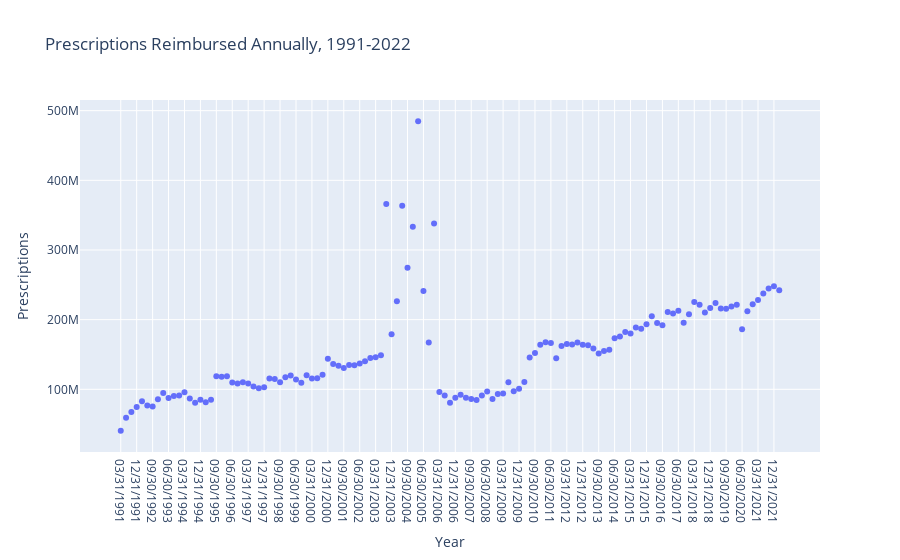

Notebook code for this chart:
### Markdown cell above
Having removed these values, we'll update and plot the data again.

### Code cell
# collect prescription data by quarter

# empty dict for data
quarterly_dict = {}

# loop through states, then years
for state in states:

        # create state specific sub-dictionary
        quarterly_dict[state] = {}
        
        # loop through years
        for table_name in tables.keys():
                
                # create query
                query = f"SELECT quarter, SUM(number_of_prescriptions) FROM {table_name} WHERE state = '{state}' GROUP BY state, quarter ORDER BY quarter ASC"
                # query
                df = pd.read_sql(query, conn)

                # order year and month/day based on quarter
                year = tables[table_name]
                
                for i in df.index:
                        qtr = df['quarter'][i]
                        # qtr = df.loc[ind,'quarter']
                        if qtr == 1:
                                month_day = '03/31'
                        elif qtr == 2:
                                month_day = '06/30'
                        elif qtr == 3:
                                month_day = '09/30'
                        elif qtr == 4:
                                month_day = '12/31'
                        
                        # rearrange data so that dict transforms correctly as df
                        for ref in range(0,len(df)):
                                quarterly_dict[state][f"{month_day}/{year}"] = df.iloc[i,1]

# convert dict to df
quarterly_rx_state_data_df = pd.DataFrame(quarterly_dict)

# review dataframe
display(quarterly_rx_state_data_df)

# visualize data

# df of data modified for display
display_df = pd.DataFrame.from_dict(quarterly_dict)

# total prescriptions
display_df['sum'] = display_df.sum(axis=1)

layout = go.Layout(xaxis={'title': 'Date'}, yaxis={'title': 'Prescriptions'}, title={'text': 'Prescriptions Reimbursed Annually, 1991-2022'})
fig = go.Figure(data=go.Scatter(x = list(display_df.index), y = list(display_df['sum']), mode='markers'),layout=layout)
fig.update()
fig.show()

### Figure 1 — Plotly figure (JSON) as saved in the notebook; plotly's stock layout.template omitted (floating-point values rounded to 4 significant figures)
{"data": [{"mode": "markers", "type": "scatter", "x": ["03/31/1991", "06/30/1991", "09/30/1991", "12/31/1991", "03/31/1992", "06/30/1992", "09/30/1992", "12/31/1992", "03/31/1993", "06/30/1993", "09/30/1993", "12/31/1993", "03/31/1994", "06/30/1994", "09/30/1994", "12/31/1994", "03/31/1995", "06/30/1995", "09/30/1995", "12/31/1995", "03/31/1996", "06/30/1996", "09/30/1996", "12/31/1996", "03/31/1997", "06/30/1997", "09/30/1997", "12/31/1997", "03/31/1998", "06/30/1998", "09/30/1998", "12/31/1998", "03/31/1999", "06/30/1999", "09/30/1999", "12/31/1999", "03/31/2000", "06/30/2000", "09/30/2000", "12/31/2000", "03/31/2001", "06/30/2001", "09/30/2001", "12/31/2001", "03/31/2002", "06/30/2002", "09/30/2002", "12/31/2002", "03/31/2003", "06/30/2003", "09/30/2003", "12/31/2003", "03/31/2004", "06/30/2004", "09/30/2004", "12/31/2004", "03/31/2005", "06/30/2005", "09/30/2005", "12/31/2005", "03/31/2006", "06/30/2006", "09/30/2006", "12/31/2006", "03/31/2007", "06/30/2007", "09/30/2007", "12/31/2007", "03/31/2008", "06/30/2008", "09/30/2008", "12/31/2008", "03/31/2009", "06/30/2009", "09/30/2009", "12/31/2009", "03/31/2010", "06/30/2010", "09/30/2010", "12/31/2010", "03/31/2011", "06/30/2011", "09/30/2011", "12/31/2011", "03/31/2012", "06/30/2012", "09/30/2012", "12/31/2012", "03/31/2013", "06/30/2013", "09/30/2013", "12/31/2013", "03/31/2014", "06/30/2014", "09/30/2014", "12/31/2014", "03/31/2015", "06/30/2015", "09/30/2015", "12/31/2015", "03/31/2016", "06/30/2016", "09/30/2016", "12/31/2016", "03/31/2017", "06/30/2017", "09/30/2017", "12/31/2017", "03/31/2018", "06/30/2018", "09/30/2018", "12/31/2018", "03/31/2019", "06/30/2019", "09/30/2019", "12/31/2019", "03/31/2020", "06/30/2020", "09/30/2020", "12/31/2020", "03/31/2021", "06/30/2021", "09/30/2021", "12/31/2021", "03/31/2022"], "y": [40671417, 59259062, 67561929, 74483016, 82768107, 76771911, 75205718, 85725818, 94592593, 87546897, 90365485, 91288201, 95649251, 86903138, 80710031, 85192833, 81344496, 85066309, 118656269, 118152327, 118816430, 109746553, 108255354, 110302647, 108181714, 104082407, 101640278, 102831754, 115457635, 114954963, 110259724, 117411919, 119835397, 114116641, 109411018, 120105562, 115363517, 115727207, 120901051, 143998778, 136492477, 133969846, 130596243, 134979726, 134649367, 136972367, 140154979, 145132430, 145947666, 148746142, 366169219, 178883335, 226525799, 363528419, 274567736, 333309563, 484657321, 241299355, 167051950, 338157239, 96295892, 91247082, 80679087, 87858219, 92162500, 87877891, 86073000, 84760915, 91278368, 96881224, 86097352, 93254818, 94038855, 110317402, 97233671, 100859933, 110403567, 145645056, 152231412, 163880199, 167571475, 166390382, 144530171, 162274733, 165021240, 164255682, 167346136, 163908723, 163168995, 158591581, 151249924, 154949611, 156942717, 173309001, 175915786, 182147561, 179982587, 188561670, 187029956, 193344331, 204779756, 195230026, 191955696, 210845769, 208854028, 212856351, 195468627, 207598039, 225293382, 221447889, 210185491, 216868482, 223800327, 215912716, 215610424, 218743695, 221488850, 186228229, 211905808, 222210513, 228318503, 237509501, 244638796, 247953922, 242135394]}], "layout": {"title": {"text": "Prescriptions Reimbursed Annually, 1991-2022"}, "xaxis": {"title": {"text": "Year"}}, "yaxis": {"title": {"text": "Prescriptions"}}}}
